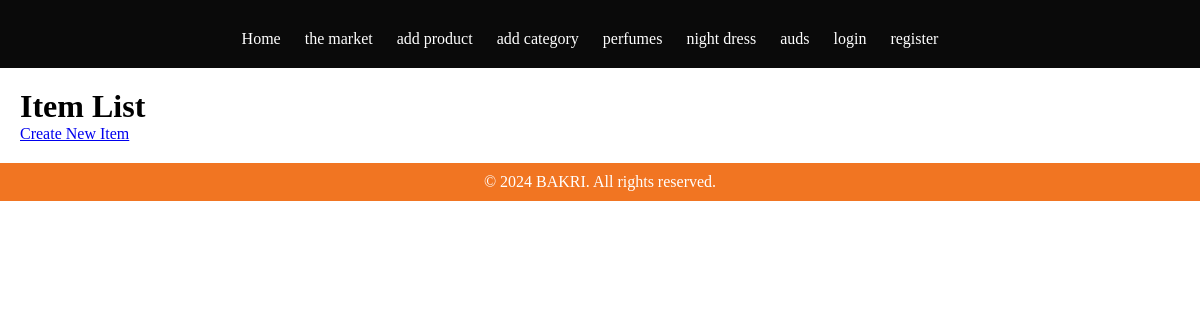
/list_it/, run on an earlier commit of the app's database.
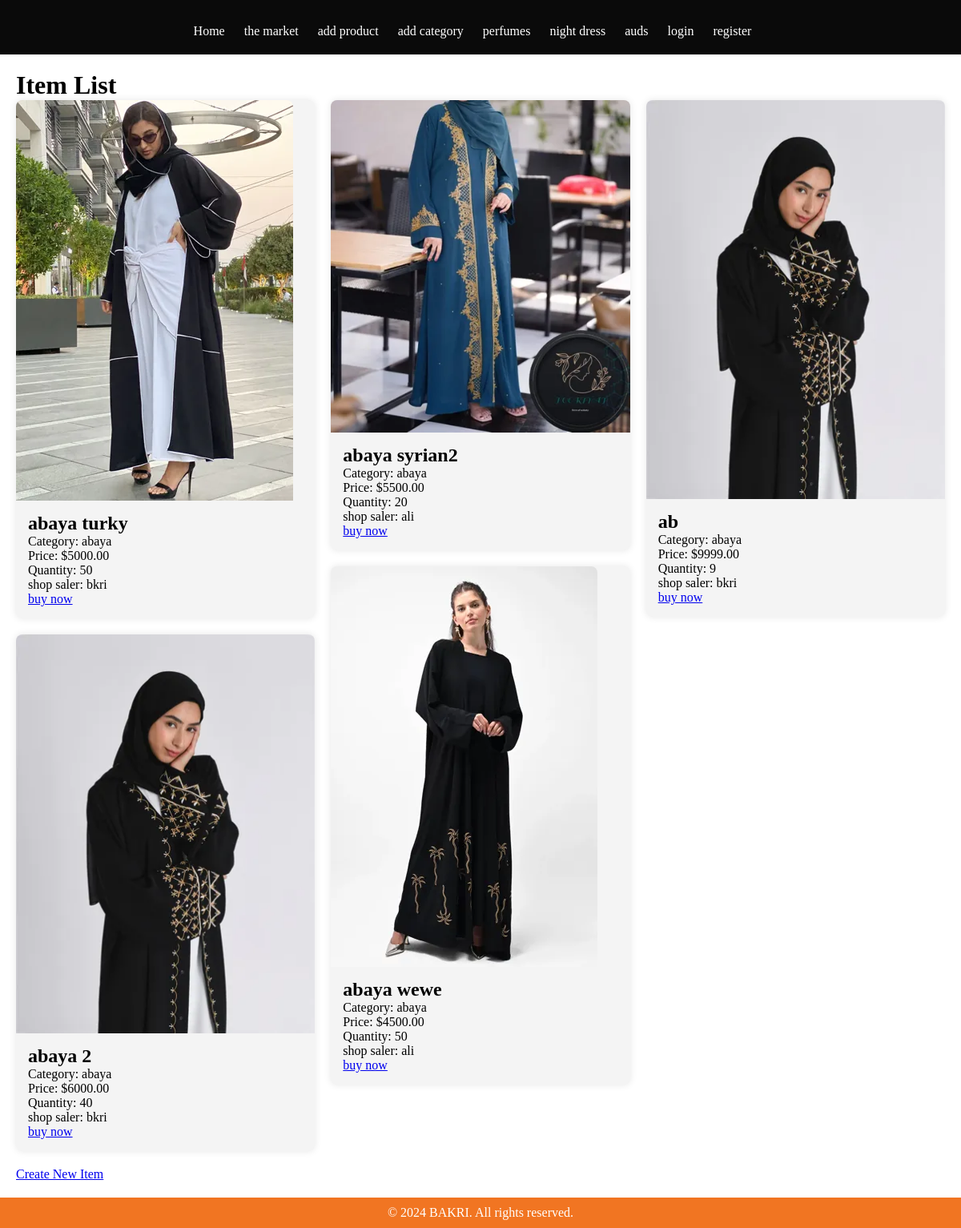
And on a later commit of the database.
### prod/models.py (models this page shows, shortened)
class Product(models.Model):
    user = models.ForeignKey(User, on_delete=models.CASCADE, related_name='products')
    category = models.ForeignKey(Category, on_delete=models.CASCADE)
    name = models.CharField(max_length=255)
    cost_price = models.DecimalField(max_digits=10, decimal_places=2)
    quantity = models.PositiveIntegerField(default=0)
    image = models.ImageField(upload_to='product_images/', null=True, blank=True)
    video = models.FileField(upload_to='product_videos/', null=True, blank=True,)
    date_post = models.DateField(default=timezone.now)

class Category(models.Model):
    name = models.CharField(max_length=100)
    def __str__(self):
        return self.name

### users/views.py (the view)
# urls.py: path('list_it/', list_it, name='list_it'),
def list_it(request):
    prode = Product.objects.all()
    return render(request, 'tweets/list.html', {'prode':prode})

### tweets/templates/tweets/list.html (shortened to what this page needs)
{% extends 'base.html' %}
{% block content %}
    <h1>Item List</h1>
    <div class="masonry">
        {% for item in prode %}
        {% if not item.item_video %}
        <div class="item">
            {% if item.image %}
            <img src="{{ item.image.url }}" alt="{{ item.name }}">
            {% else %}
            {{ item.name }}
            {% endif %}
            <div class="item-content">
                <h2>{{ item.name }}</h2>
                <p>Category: {{ item.category }}</p>
                <p>Price: ${{ item.cost_price }}</p>
                <p>Quantity: {{ item.quantity }}</p>
                <p>shop saler: {{ item.user.username }}</p>
                <p><a href="#">buy now</a>
            </div>
        </div>
        {% endif %}
        {% endfor %}
    </div>
    <a href="{% url 'product_create' %}">Create New Item</a>
{% endblock %}

### tweets/templates/base.html (shortened to what this page needs)
<!DOCTYPE html>
<html lang="en">
<head>
</head>
<body>
    <header>
        <nav>
            <ul>
                <li><a href="{% url 'home' %}">Home</a></li>
                <li><a href="{% url 'list_it' %}">the market</a></li>
                <li><a href="{% url 'product_create' %}">add product</a></li>
                <li><a href="{% url 'category_create' %}">add category</a></li>
                <li><a href="#">perfumes</a></li>
                <li><a href="#">night dress</a></li>
                <li><a href="#">auds</a></li>
                <li><a href="{% url 'login' %}">login</a></li>
                <li><a href="{% url 'register' %}">register</a></li>
            </ul>
        </nav>
    </header>
    <main>
        {% block content %}{% endblock %}
    </main>
    <footer>
        <p>&copy; 2024 BAKRI. All rights reserved.</p>
    </footer>
</body>
</html>

### tweets/templates/base.html (style rules this page uses)
body, h1, h2, h3, p, ul, li { margin: 0; padding: 0; }
header { background-color: #0a0a0a; color: #fff; padding: 20px; text-align: center; }
nav ul { list-style: none; }
nav ul li { display: inline-block; margin-right: 20px; }
nav ul li a { color: #fff; text-decoration: none; transition: color 0.3s ease; }
main { padding: 20px; }
footer { background-color: #f17522; color: #fff; text-align: center; padding: 10px 0; }

### tweets/templates/tweets/list.html (style rules this page uses)
.masonry { column-count: 3; column-gap: 20px; }
.item { display: inline-block; margin-bottom: 20px; width: 100%; background-color: #f4f4f4; border-radius: 8px; box-shadow: 0 0 10px rgba(0, 0, 0, 0.1); }
.item img { max-width: 100%; display: block; border-radius: 8px 8px 0 0; }
.item-content { padding: 15px; }
.item img, .item video { max-width: 100%; display: block; border-radius: 8px 8px 0 0; }

What changed in the data, as far as the page shows it:
added Product: image (picture), name "abaya turky", category "abaya", cost_price "5000.00", quantity "50", user.username "bkri"
added Product: image (picture), name "abaya 2", category "abaya", cost_price "6000.00", quantity "40", user.username "bkri"
added Product: image (picture), name "abaya syrian2", category "abaya", cost_price "5500.00", quantity "20", user.username "ali"
added Product: image (picture), name "abaya wewe", category "abaya", cost_price "4500.00", quantity "50", user.username "ali"
added Product: image (picture), name "ab", category "abaya", cost_price "9999.00", quantity "9", user.username "bkri"
